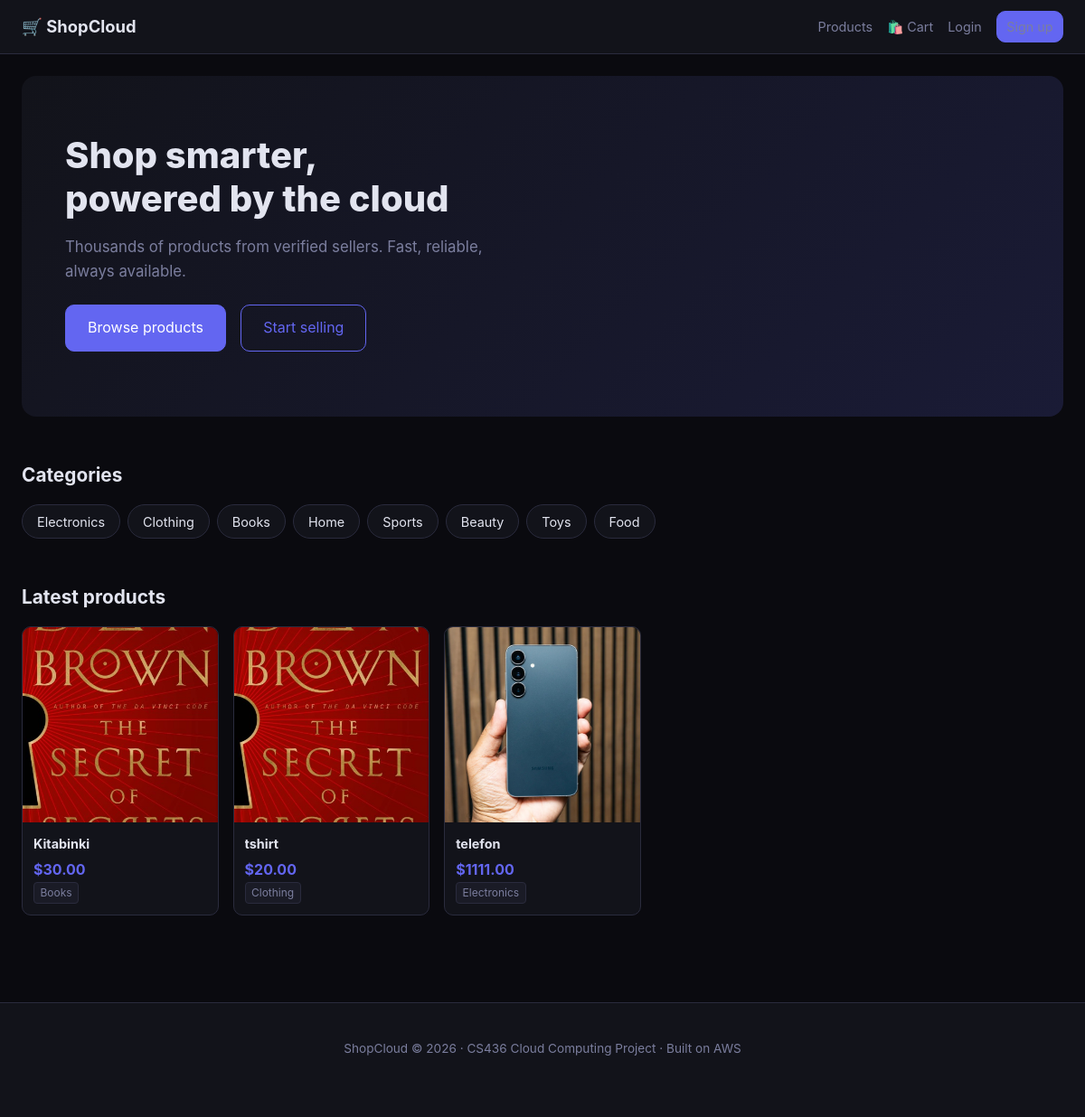
The page / on the database its author committed.
### app/models.py (models this page shows)
class Category(db.Model):
    __tablename__ = "categories"
    id:   Mapped[int] = mapped_column(Integer, primary_key=True)
    name: Mapped[str] = mapped_column(String(100), unique=True, nullable=False)
    slug: Mapped[str] = mapped_column(String(100), unique=True, nullable=False, index=True)
    products: Mapped[list["Product"]] = relationship("Product", back_populates="category")

class Product(db.Model):
    __tablename__ = "products"
    id:          Mapped[int]            = mapped_column(Integer, primary_key=True)
    seller_id:   Mapped[int]            = mapped_column(ForeignKey("users.id", ondelete="CASCADE"), nullable=False, index=True)
    category_id: Mapped[int | None]     = mapped_column(ForeignKey("categories.id"), nullable=True)
    name:        Mapped[str]            = mapped_column(String(200), nullable=False)
    description: Mapped[str]            = mapped_column(Text, default="")
    price:       Mapped[Decimal]        = mapped_column(Numeric(10, 2), nullable=False)
    stock:       Mapped[int]            = mapped_column(Integer, default=0)
    image_key:   Mapped[str | None]     = mapped_column(String(500), nullable=True)
    is_active:   Mapped[bool]           = mapped_column(Boolean, default=True)
    created_at:  Mapped[datetime]       = mapped_column(DateTime(timezone=True), default=_utcnow)
    updated_at:  Mapped[datetime]       = mapped_column(DateTime(timezone=True), default=_utcnow, onupdate=_utcnow)
    seller:   Mapped["User"]          = relationship("User",     back_populates="products")
    category: Mapped["Category|None"] = relationship("Category", back_populates="products")
    order_items: Mapped[list["OrderItem"]] = relationship("OrderItem", back_populates="product")
    def image_url(self, storage) -> str:
        if not self.image_key:
            return "/static/img/placeholder.png"
        thumb_key = self.image_key.replace("images/original/", "images/thumb/", 1)
        try:
            if storage.exists(thumb_key):
                return storage.url(thumb_key)
        except Exception:
            pass
        return storage.url(self.image_key)

### app/routes/shop.py (the view, shortened to what this page needs)
@bp.route("/")
def index():
    cache_key = f"homepage:featured:{_seller_id()}"
    featured  = cache_get(cache_key)
    products   = [db.session.get(Product, pid) for pid in featured]
    products   = [p for p in products if p]
    categories = db.session.scalars(select(Category)).all()
    storage    = get_storage()
    return render_template("shop/index.html",
                           products=products, categories=categories, storage=storage)

### app/cache.py (called while the page is built, shortened)
def cache_get(key: str) -> Optional[Any]:
    if not _USE_REDIS:
        entry = _LOCAL_STORE.get(key)
        if entry and entry["expires"] > time.time():
            return entry["value"]
        return None

### app/routes/shop.py (called while the page is built)
def _is_seller() -> bool:
    return current_user.is_authenticated and (
        current_user.is_seller or current_user.is_admin
    )

def _seller_id() -> int | None:
    return current_user.id if _is_seller() else None

### app/storage.py (called while the page is built, shortened)
def get_storage() -> StorageBackend:
    global _backend
    if _backend is not None:
        return _backend

    def _path(self, key: str) -> str:
        safe = key.replace("..", "").lstrip("/")
        full = os.path.join(self.base_dir, safe)
        os.makedirs(os.path.dirname(full), exist_ok=True)
        return full

    def exists(self, key: str) -> bool:
        return os.path.exists(self._path(key))

    def url(self, key: str) -> str:
        return f"{self.base_url}/media/{key}"

### app/templates/shop/index.html (shortened to what this page needs)
{% extends "base.html" %}
{% block content %}
<section class="hero">
  <div class="hero-text">
    <h1>Shop smarter,<br>powered by the cloud</h1>
    <p>Thousands of products from verified sellers. Fast, reliable, always available.</p>
    <a href="{{ url_for('shop.catalog') }}" class="btn btn-primary btn-lg">Browse products</a>
    <a href="{{ url_for('auth.register') }}" class="btn btn-outline btn-lg">Start selling</a>
  </div>
</section>
<section class="section">
  <h2 class="section-title">Categories</h2>
  <div class="categories-grid">
    {% for cat in categories %}
      <a class="cat-chip" href="{{ url_for('shop.catalog', category=cat.slug) }}">
        {{ cat.name }}
      </a>
    {% endfor %}
  </div>
</section>
<section class="section">
  <h2 class="section-title">Latest products</h2>
  {% if products %}
    <div class="product-grid">
      {% for p in products %}
        <a class="product-card" href="{{ url_for('shop.product_detail', product_id=p.id) }}">
          <div class="product-img">
            <img src="{{ p.image_url(storage) }}" alt="{{ p.name }}"
                 onerror="this.src='/static/img/placeholder.png'">
          </div>
          <div class="product-info">
            <h3>{{ p.name }}</h3>
            <p class="price">${{ "%.2f"|format(p.price) }}</p>
            {% if p.category %}<span class="tag">{{ p.category.name }}</span>{% endif %}
          </div>
        </a>
      {% endfor %}
    </div>
  {% else %}
    <p class="muted">No products yet — <a href="{{ url_for('auth.register') }}">be the first to sell!</a></p>
  {% endif %}
</section>
{% endblock %}

### app/templates/base.html (shortened to what this page needs)
<!doctype html>
<html lang="en">
<head>
  <link rel="stylesheet" href="{{ url_for('static', filename='css/style.css') }}">
</head>
<body>
<nav class="navbar">
  <div class="nav-inner">
    <a class="brand" href="{{ url_for('shop.index') }}">🛒 ShopCloud</a>
    <div class="nav-links">
      <a href="{{ url_for('shop.catalog') }}">Products</a>
      {% if current_user.is_authenticated %}
        {% if current_user.is_seller or current_user.is_admin %}
          <a href="{{ url_for('seller.dashboard') }}">My Products</a>
          <a href="{{ url_for('seller.seller_orders') }}">My Sales</a>
        {% endif %}
        {% if current_user.is_admin %}
          <a href="{{ url_for('admin.overview') }}">Admin</a>
        {% endif %}
        <a href="{{ url_for('shop.my_orders') }}">Orders</a>
        <a href="{{ url_for('shop.cart') }}" class="cart-icon">
          🛍️ Cart {% if session.get('cart') %}<span class="badge">{{ session['cart']|length }}</span>{% endif %}
        </a>
        <span class="nav-user">{{ current_user.full_name }}</span>
        <form method="post" action="{{ url_for('auth.logout') }}" class="inline-form">
          <input type="hidden" name="csrf_token" value="{{ csrf_token() }}">
          <button class="btn-link" type="submit">Logout</button>
        </form>
      {% else %}
        <a href="{{ url_for('shop.cart') }}" class="cart-icon">🛍️ Cart</a>
        <a href="{{ url_for('auth.login') }}">Login</a>
        <a href="{{ url_for('auth.register') }}" class="btn btn-primary btn-sm">Sign up</a>
      {% endif %}
    </div>
  </div>
</nav>
<main class="main">
  <div class="container">
    {% block content %}{% endblock %}
  </div>
</main>
<footer class="footer">
  <div class="container">
    <p>ShopCloud &copy; 2026 · CS436 Cloud Computing Project · Built on AWS</p>
  </div>
</footer>
</body>
</html>

### app/static/css/style.css (style rules this page uses)
:root { --bg: #0a0a0f; --panel: #12131a; --panel2: #1a1b26; --border: #2a2b3d; --text: #e2e4ef; --muted: #7b7e9e; --accent: #6366f1; --accent-h: #818cf8; --success: #22c55e; --danger: #ef4444; --warning: #f59e0b; --radius: 10px; --maxw: 1200px; }
* { box-sizing: border-box; margin: 0; padding: 0; }
body { background: var(--bg); color: var(--text); font: 15px/1.6 -apple-system, BlinkMacSystemFont, "Segoe UI", sans-serif; min-height: 100vh; }
a { color: var(--accent); text-decoration: none; }
img { max-width: 100%; display: block; }
.navbar { background: var(--panel); border-bottom: 1px solid var(--border); position: sticky; top: 0; z-index: 100; }
.nav-inner { max-width: var(--maxw); margin: 0 auto; padding: 0.75rem 1.5rem; display: flex; align-items: center; justify-content: space-between; gap: 1rem; }
.brand { font-size: 1.15rem; font-weight: 700; color: var(--text); }
.nav-links { display: flex; align-items: center; gap: 1rem; flex-wrap: wrap; }
.nav-links a { color: var(--muted); font-size: 0.9rem; }
.cart-icon { position: relative; }
.main { min-height: calc(100vh - 130px); }
.container { max-width: var(--maxw); margin: 0 auto; padding: 1.5rem 1.5rem 3rem; }
.footer { background: var(--panel); border-top: 1px solid var(--border); padding: 1rem; text-align: center; color: var(--muted); font-size: 0.85rem; }
.btn { display: inline-block; padding: 0.5rem 1rem; border-radius: var(--radius); border: 1px solid var(--border); background: var(--panel2); color: var(--text); cursor: pointer; font: inherit; text-decoration: none; transition: 0.15s; }
.btn-primary { background: var(--accent); border-color: var(--accent); color: #fff; }
.btn-outline { background: transparent; border-color: var(--accent); color: var(--accent); }
.btn-sm { padding: 0.3rem 0.65rem; font-size: 0.85rem; }
.btn-lg { padding: 0.75rem 1.5rem; font-size: 1rem; }
.hero { background: linear-gradient(135deg, #12131a 0%, #1a1b36 100%); border-radius: 16px; padding: 4rem 3rem; margin-bottom: 3rem; }
.hero h1 { font-size: 2.5rem; font-weight: 800; line-height: 1.2; margin-bottom: 1rem; }
.hero p { color: var(--muted); font-size: 1.05rem; max-width: 500px; margin-bottom: 1.5rem; }
.hero .btn { margin-right: 0.75rem; margin-bottom: 0.5rem; }
.section { margin-bottom: 3rem; }
.section-title { font-size: 1.3rem; font-weight: 700; margin-bottom: 1rem; }
.categories-grid { display: flex; flex-wrap: wrap; gap: 0.5rem; }
.cat-chip { background: var(--panel); border: 1px solid var(--border); border-radius: 999px; padding: 0.4rem 1rem; color: var(--text); font-size: 0.9rem; transition: 0.15s; }
.product-grid { display: grid; grid-template-columns: repeat(auto-fill, minmax(200px, 1fr)); gap: 1rem; }
.product-card { background: var(--panel); border: 1px solid var(--border); border-radius: var(--radius); overflow: hidden; color: var(--text); transition: 0.2s; display: block; }
.product-img { aspect-ratio: 1; background: var(--panel2); overflow: hidden; }
.product-img img { width: 100%; height: 100%; object-fit: cover; }
.product-info { padding: 0.75rem; }
.product-info h3 { font-size: 0.9rem; margin-bottom: 0.3rem; white-space: nowrap; overflow: hidden; text-overflow: ellipsis; }
.price { color: var(--accent); font-weight: 700; font-size: 1rem; }
.tag { display: inline-block; background: var(--panel2); border: 1px solid var(--border); border-radius: 4px; padding: 0.1rem 0.4rem; font-size: 0.75rem; color: var(--muted); }

### rows shown on the page
Category: name "Electronics"
Category: name "Clothing"
Category: name "Books"
Category: name "Home"
Category: name "Sports"
Category: name "Beauty"
Category: name "Toys"
Category: name "Food"
Product: image_url (picture), name "Kitabinki", price "30.00", category.name "Books"
Product: image_url (picture), name "tshirt", price "20.00", category.name "Clothing"
Product: image_url (picture), name "telefon", price "1111.00", category.name "Electronics"
